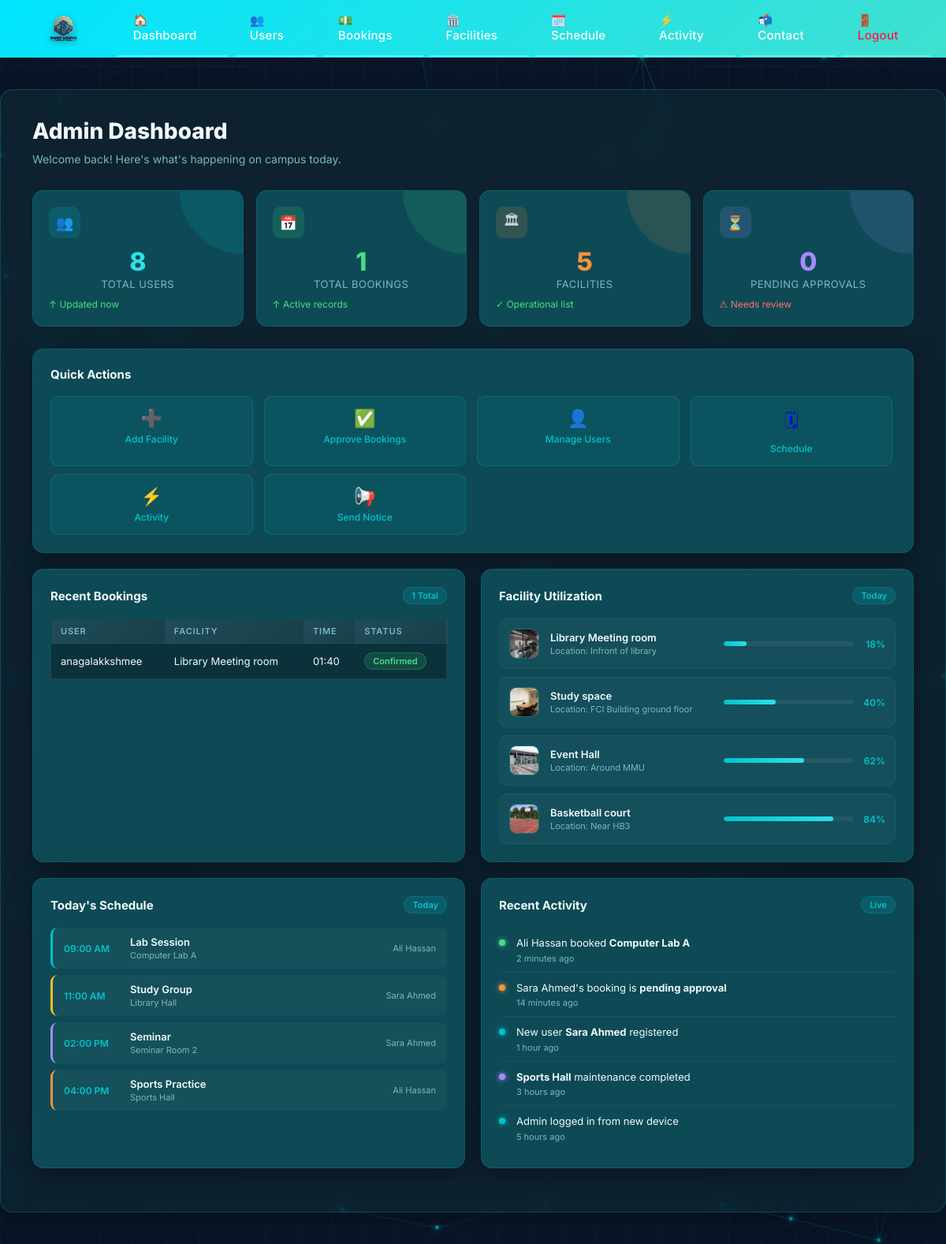
The app's page /admin (signed in) with its own data.
### tables this page shows
CREATE TABLE bookings (
        id INTEGER PRIMARY KEY AUTOINCREMENT,
        user_id INTEGER,
        facility_id INTEGER,
        date TEXT,
        time TEXT,
        status TEXT,
        is_approved INTEGER DEFAULT 0
    , facility_title TEXT, created_at TEXT DEFAULT (datetime('now')));

CREATE TABLE users (
        id INTEGER PRIMARY KEY AUTOINCREMENT,
        name TEXT,
        username TEXT UNIQUE,
        email TEXT UNIQUE,
        password TEXT,
        role TEXT DEFAULT 'student'
    );

CREATE TABLE facilities (
        id INTEGER PRIMARY KEY AUTOINCREMENT,
        name TEXT,
        location TEXT,
        description TEXT,
        image_filenames TEXT DEFAULT ''
    , category TEXT DEFAULT 'others', capacity INTEGER DEFAULT 0, view_360_filename TEXT DEFAULT '');

### app.py (the view)
@app.route("/admin")
def admin_dashboard():
    guard = require_admin()
    if guard: return guard
    conn = get_db()
    users = conn.execute("SELECT * FROM users").fetchall()
    facilities = conn.execute("SELECT * FROM facilities").fetchall()
    pending_approvals_count = conn.execute(
        "SELECT COUNT(*) as cnt FROM bookings WHERE is_approved = 0"
    ).fetchone()["cnt"]
    bookings_dashboard = conn.execute("""
        SELECT b.id, u.username, f.name AS facility_name,
               b.date, b.time, b.status, b.is_approved
        FROM bookings b
        JOIN users u ON b.user_id = u.id
        JOIN facilities f ON b.facility_id = f.id
        ORDER BY b.id DESC
    """).fetchall()
    conn.close()
    return render_template(
        "admin_dashboard.html",
        users=users,
        bookings=bookings_dashboard,
        facilities=facilities,
        pending_approvals_count=pending_approvals_count,
    )

### app.py (called while the page is built)
def get_db():
    conn = sqlite3.connect("database.db")
    conn.row_factory = sqlite3.Row
    return conn

def require_admin():
    if "user_id" not in session:
        flash("Please log in as admin.")
        return redirect('/admin-login')
    if session.get("role") != "admin":
        session.clear()
        session.modified = True
        flash("Access denied. Please log in as admin.")
        return redirect('/admin-login')
    return None

### smart campus/templates/admin_dashboard.html (shortened to what this page needs)
{% extends "base.html" %}
{% block content %}
<div class="dashboard-header">
  <h1>Admin Dashboard</h1>
  <p>Welcome back! Here's what's happening on campus today.</p>
</div>
<div class="stats-grid">
  <div class="stat-card blue">
    <div class="stat-icon">👥</div>
    <div class="stat-value">{{ users|length }}</div>
    <div class="stat-label">Total Users</div>
    <div class="stat-change up">↑ Updated now</div>
  </div>
  <div class="stat-card green">
    <div class="stat-icon">📅</div>
    <div class="stat-value">{{ bookings|length }}</div>
    <div class="stat-label">Total Bookings</div>
    <div class="stat-change up">↑ Active records</div>
  </div>
  <div class="stat-card orange">
    <div class="stat-icon">🏛</div>
    <div class="stat-value">{{ facilities|length }}</div>
    <div class="stat-label">Facilities</div>
    <div class="stat-change up">✓ Operational list</div>
  </div>
  <div class="stat-card purple">
    <div class="stat-icon">⏳</div>
    <div class="stat-value">{{ pending_approvals_count }}</div>
    <div class="stat-label">Pending Approvals</div>
    <div class="stat-change down">⚠ Needs review</div>
  </div>
</div>
  <div class="panel" style="margin-bottom: 20px;">
    <div class="panel-header">
      <div class="panel-title">Quick Actions</div>
    </div>
    <div class="actions-grid">
    <a class="action-btn" href="/admin/add-facility" style="text-decoration:none;">
      <div class="icon">➕</div><div class="label">Add Facility</div>
    </a>
    <a class="action-btn" href="/admin/bookings" style="text-decoration:none;">
      <div class="icon">✅</div><div class="label">Approve Bookings</div>
    </a>
    <a class="action-btn" href="/admin/users" style="text-decoration:none;">
      <div class="icon">👤</div><div class="label">Manage Users</div>
    </a>
    <a class="action-btn" href="/admin/todays-schedule" style="text-decoration:none;">
      <div class="icon">🗓</div><div class="label">Schedule</div>
    </a>
    <a class="action-btn" href="/admin/activity" style="text-decoration:none;">
      <div class="icon">⚡</div><div class="label">Activity</div>
    </a>
    <div class="action-btn" onclick="alert('Notice feature not implemented in this template.');">
      <div class="icon">📢</div><div class="label">Send Notice</div>
    </div>
  </div>
</div>
<div class="content-grid">
  <div class="panel">
    <div class="panel-header">
      <div class="panel-title">Recent Bookings</div>
      <div class="panel-badge">{{ bookings|length }} Total</div>
    </div>
    <table class="bookings-table">
      <thead>
        <tr><th>User</th><th>Facility</th><th>Time</th><th>Status</th></tr>
      </thead>
      <tbody>
        {% for b in bookings %}
          <tr>
            <td>{{ b['username'] if b['username'] is defined else b.username }}</td>
            <td>{{ b['facility_name'] if b['facility_name'] is defined else b.facility_name }}</td>
            <td>{{ b['time'] if b['time'] is defined else b.time }}</td>
            <td>
              {% if b['is_approved'] == 1 %}
                <span class="badge confirmed">Confirmed</span>
              {% else %}
                <span class="badge pending">Pending</span>
              {% endif %}
            </td>
          </tr>
        {% endfor %}
      </tbody>
    </table>
  </div>
  <div class="panel">
    <div class="panel-header">
      <div class="panel-title">Facility Utilization</div>
      <div class="panel-badge">Today</div>
    </div>
    <div class="facility-list">
      {% for f in facilities[:4] %}
        <div class="facility-item">
          {% set imgs = (f.image_filenames or '').split(',') if f.image_filenames else [] %}
          {% if imgs and imgs[0] %}
          <img src="{{ url_for('static', filename='facility_uploads/' ~ imgs[0]) }}" alt="{{ f.name }}" class="facility-thumb">
          {% else %}
          <div class="facility-icon">🏛</div>
          {% endif %}
          <div class="facility-info">
            <div class="facility-name">{{ f['name'] }}</div>
            <div class="facility-cap">Location: {{ f['location'] }}</div>
          </div>
          <div class="facility-bar-wrap">
            <div class="facility-bar-bg">
              <div class="facility-bar-fill" style="width: {{ (loop.index0 * 22 + 18) % 100 }}%;"></div>
            </div>
            <div class="facility-pct">{{ (loop.index0 * 22 + 18) % 100 }}%</div>
          </div>
        </div>
      {% endfor %}
    </div>
  </div>
  <div class="panel">
    <div class="panel-header">
      <div class="panel-title">Today's Schedule</div>
      <div class="panel-badge">Today</div>
    </div>
    <div class="schedule-list">
      <div class="schedule-item" style="border-left-color:#00c4cc;">
        <div class="sched-time">09:00 AM</div>
        <div class="sched-info"><div class="sched-name">Lab Session</div><div class="sched-room">Computer Lab A</div></div>
        <div class="sched-user">Ali Hassan</div>
      </div>
      <div class="schedule-item" style="border-left-color:#fbbf24;">
        <div class="sched-time">11:00 AM</div>
        <div class="sched-info"><div class="sched-name">Study Group</div><div class="sched-room">Library Hall</div></div>
        <div class="sched-user">Sara Ahmed</div>
      </div>
      <div class="schedule-item" style="border-left-color:#a78bfa;">
        <div class="sched-time">02:00 PM</div>
        <div class="sched-info"><div class="sched-name">Seminar</div><div class="sched-room">Seminar Room 2</div></div>
        <div class="sched-user">Sara Ahmed</div>
      </div>
      <div class="schedule-item" style="border-left-color:#fb923c;">
        <div class="sched-time">04:00 PM</div>
        <div class="sched-info"><div class="sched-name">Sports Practice</div><div class="sched-room">Sports Hall</div></div>
        <div class="sched-user">Ali Hassan</div>
      </div>
    </div>
  </div>
  <div class="panel">
    <div class="panel-header">
      <div class="panel-title">Recent Activity</div>
      <div class="panel-badge">Live</div>
    </div>
    <div class="activity-list">
      <div class="activity-item">
        <div class="activity-dot dot-green"></div>
        <div><div class="activity-text">Ali Hassan booked <strong>Computer Lab A</strong></div><div class="activity-time">2 minutes ago</div></div>
      </div>
      <div class="activity-item">
        <div class="activity-dot dot-orange"></div>
        <div><div class="activity-text">Sara Ahmed's booking is <strong>pending approval</strong></div><div class="activity-time">14 minutes ago</div></div>
      </div>
      <div class="activity-item">
        <div class="activity-dot dot-teal"></div>
        <div><div class="activity-text">New user <strong>Sara Ahmed</strong> registered</div><div class="activity-time">1 hour ago</div></div>
      </div>
      <div class="activity-item">
        <div class="activity-dot dot-purple"></div>
        <div><div class="activity-text"><strong>Sports Hall</strong> maintenance completed</div><div class="activity-time">3 hours ago</div></div>
      </div>
      <div class="activity-item">
        <div class="activity-dot dot-teal"></div>
        <div><div class="activity-text">Admin logged in from new device</div><div class="activity-time">5 hours ago</div></div>
      </div>
    </div>
  </div>
</div>
{% endblock %}

### static/admin.css (style rules this page uses)
* { margin: 0; padding: 0; box-sizing: border-box; }
body { font-family: 'Inter', sans-serif; background: radial-gradient(1200px 700px at 15% 15%, rgba(0, 196, 204, 0.22), rgba(0, 196, 204, 0) 60%), radial-gradient(1000px 600px at 85% 25%, rgba(45, 224, 232, 0.18), rgba(45, 224, 232, 0) 55%), radial-gradient(900px 600px at 50% 90%, rgba(0, 196, 204, 0.14), rgba(0, 196, 204, 0) 58%), linear-gradient(135deg, #0a1628 0%, #0a1628 35%, #112d36 70%, #1a3d4a 100%); background-attachment: fixed; color: #c5cdd5; min-height: 100vh; overflow-x: hidden; }
.container, .panel { background: rgba(17, 45, 54, 0.55); backdrop-filter: blur(12px); border: 1px solid rgba(0, 196, 204, 0.25); box-shadow: 0 8px 32px rgba(0, 0, 0, 0.35); }
.container h1 { font-size: 32px; font-weight: 700; color: #ffffff; margin-bottom: 8px; }
.container p { font-size: 16px; line-height: 1.6; }
.stats-grid { display: grid; grid-template-columns: repeat(auto-fit, minmax(220px, 1fr)); gap: 20px; margin-bottom: 30px; }
.stat-card { background: linear-gradient(135deg, rgba(76,175,80,0.15), rgba(76,175,80,0.05)); border: 1px solid rgba(0, 196, 204, 0.28); border-radius: 12px; padding: 24px; text-align: center; transition: transform 0.3s ease; }
.stat-label { color: #9cdcfe; font-size: 14px; text-transform: uppercase; letter-spacing: 0.5px; }
table { width: 100%; border-collapse: separate; border-spacing: 0; background: rgba(10, 26, 32, 0.5); border: 1px solid rgba(156, 220, 254, 0.1); }
th { background: linear-gradient(135deg, rgba(156,220,254,0.15), rgba(156,220,254,0.08)); color: #9cdcfe; padding: 16px 14px; text-align: left; font-size: 13px; font-weight: 600; text-transform: uppercase; letter-spacing: 0.5px; white-space: nowrap; }
td { padding: 16px 14px; border-top: 1px solid rgba(156, 220, 254, 0.08); vertical-align: middle; }
tbody tr { transition: all 0.2s ease; }
.action-btn { padding: 6px 12px; border: none; border-radius: 4px; cursor: pointer; font-size: 13px; font-weight: 500; text-decoration: none; display: inline-block; min-width: 70px; text-align: center; transition: all 0.2s ease; margin-right: 4px; }

### records on screen
bookings: username "anagalakkshmee", name "Library Meeting room", time "01:40", is_approved "Confirmed"
facilities: image_filenames (picture), name "Library Meeting room", location "Infront of library", index0 "18"
facilities: image_filenames (picture), name "Study space", location "FCI Building ground floor", index0 "40"
facilities: image_filenames (picture), name "Event Hall", location "Around MMU", index0 "62"
facilities: image_filenames (picture), name "Basketball court", location "Near HB3", index0 "84"

### other values on screen
{{ users|length }} "8"
{{ bookings|length }} "1"
{{ facilities|length }} "5"
{{ pending_approvals_count }} "0"
